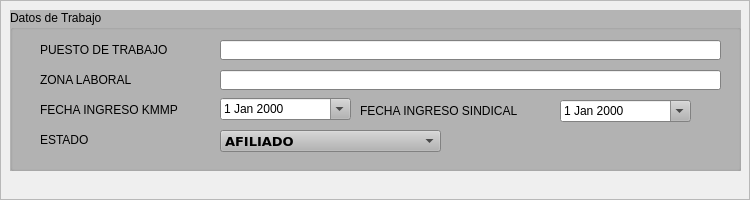
     <widget class="QFrame" name="frame_4">
      <property name="minimumSize">
       <size>
        <width>750</width>
        <height>200</height>
       </size>
      </property>
      <property name="maximumSize">
       <size>
        <width>750</width>
        <height>300</height>
       </size>
      </property>
      <property name="frameShape">
       <enum>QFrame::Shape::StyledPanel</enum>
      </property>
      <property name="frameShadow">
       <enum>QFrame::Shadow::Raised</enum>
      </property>
      <widget class="QGroupBox" name="groupBox_3">
       <property name="geometry">
        <rect>
         <x>10</x>
         <y>10</y>
         <width>731</width>
         <height>161</height>
        </rect>
       </property>
       <property name="palette">
        <palette>
         <active>
          <colorrole role="WindowText">
           <brush brushstyle="SolidPattern">
            <color alpha="255">
             <red>0</red>
             <green>0</green>
             <blue>0</blue>
            </color>
           </brush>
          </colorrole>
          <colorrole role="Button">
           <brush brushstyle="SolidPattern">
            <color alpha="255">
             <red>180</red>
             <green>180</green>
             <blue>180</blue>
            </color>
           </brush>
          </colorrole>
          <colorrole role="Light">
           <brush brushstyle="SolidPattern">
            <color alpha="255">
             <red>255</red>
             <green>255</green>
             <blue>255</blue>
            </color>
           </brush>
          </colorrole>
          <colorrole role="Midlight">
           <brush brushstyle="SolidPattern">
            <color alpha="255">
             <red>217</red>
             <green>217</green>
             <blue>217</blue>
            </color>
           </brush>
          </colorrole>
          <colorrole role="Dark">
           <brush brushstyle="SolidPattern">
            <color alpha="255">
             <red>90</red>
             <green>90</green>
             <blue>90</blue>
            </color>
           </brush>
          </colorrole>
          <colorrole role="Mid">
           <brush brushstyle="SolidPattern">
            <color alpha="255">
             <red>120</red>
             <green>120</green>
             <blue>120</blue>
            </color>
           </brush>
          </colorrole>
          <colorrole role="Text">
           <brush brushstyle="SolidPattern">
            <color alpha="255">
             <red>0</red>
             <green>0</green>
             <blue>0</blue>
            </color>
           </brush>
          </colorrole>
          <colorrole role="BrightText">
           <brush brushstyle="SolidPattern">
            <color alpha="255">
             <red>255</red>
             <green>255</green>
             <blue>255</blue>
            </color>
           </brush>
          </colorrole>
          <colorrole role="ButtonText">
           <brush brushstyle="SolidPattern">
            <color alpha="255">
             <red>0</red>
             <green>0</green>
             <blue>0</blue>
            </color>
           </brush>
          </colorrole>
          <colorrole role="Base">
           <brush brushstyle="SolidPattern">
            <color alpha="255">
             <red>255</red>
             <green>255</green>
             <blue>255</blue>
            </color>
           </brush>
          </colorrole>
          <colorrole role="Window">
           <brush brushstyle="SolidPattern">
            <color alpha="255">
             <red>180</red>
             <green>180</green>
             <blue>180</blue>
            </color>
           </brush>
          </colorrole>
          <colorrole role="Shadow">
           <brush brushstyle="SolidPattern">
            <color alpha="255">
             <red>0</red>
             <green>0</green>
             <blue>0</blue>
            </color>
           </brush>
          </colorrole>
          <colorrole role="AlternateBase">
           <brush brushstyle="SolidPattern">
            <color alpha="255">
             <red>217</red>
             <green>217</green>
             <blue>217</blue>
            </color>
           </brush>
          </colorrole>
          <colorrole role="ToolTipBase">
           <brush brushstyle="SolidPattern">
            <color alpha="255">
             <red>255</red>
             <green>255</green>
             <blue>220</blue>
            </color>
           </brush>
          </colorrole>
          <colorrole role="ToolTipText">
           <brush brushstyle="SolidPattern">
            <color alpha="255">
             <red>0</red>
             <green>0</green>
             <blue>0</blue>
            </color>
           </brush>
          </colorrole>
          <colorrole role="PlaceholderText">
           <brush brushstyle="SolidPattern">
            <color alpha="128">
             <red>0</red>
             <green>0</green>
             <blue>0</blue>
            </color>
           </brush>
          </colorrole>
         </active>
         <inactive>
          <colorrole role="WindowText">
           <brush brushstyle="SolidPattern">
            <color alpha="255">
             <red>0</red>
             <green>0</green>
             <blue>0</blue>
            </color>
           </brush>
          </colorrole>
          <colorrole role="Button">
           <brush brushstyle="SolidPattern">
            <color alpha="255">
             <red>180</red>
             <green>180</green>
             <blue>180</blue>
            </color>
           </brush>
          </colorrole>
          <colorrole role="Light">
           <brush brushstyle="SolidPattern">
            <color alpha="255">
             <red>255</red>
             <green>255</green>
             <blue>255</blue>
            </color>
           </brush>
          </colorrole>
          <colorrole role="Midlight">
           <brush brushstyle="SolidPattern">
            <color alpha="255">
             <red>217</red>
             <green>217</green>
             <blue>217</blue>
            </color>
           </brush>
          </colorrole>
          <colorrole role="Dark">
           <brush brushstyle="SolidPattern">
            <color alpha="255">
             <red>90</red>
             <green>90</green>
             <blue>90</blue>
            </color>
           </brush>
          </colorrole>
          <colorrole role="Mid">
           <brush brushstyle="SolidPattern">
            <color alpha="255">
             <red>120</red>
             <green>120</green>
             <blue>120</blue>
            </color>
           </brush>
          </colorrole>
          <colorrole role="Text">
           <brush brushstyle="SolidPattern">
            <color alpha="255">
             <red>0</red>
             <green>0</green>
             <blue>0</blue>
            </color>
           </brush>
          </colorrole>
          <colorrole role="BrightText">
           <brush brushstyle="SolidPattern">
            <color alpha="255">
             <red>255</red>
             <green>255</green>
             <blue>255</blue>
            </color>
           </brush>
          </colorrole>
          <colorrole role="ButtonText">
           <brush brushstyle="SolidPattern">
            <color alpha="255">
             <red>0</red>
             <green>0</green>
             <blue>0</blue>
            </color>
           </brush>
          </colorrole>
          <colorrole role="Base">
           <brush brushstyle="SolidPattern">
            <color alpha="255">
             <red>255</red>
             <green>255</green>
             <blue>255</blue>
            </color>
           </brush>
          </colorrole>
          <colorrole role="Window">
           <brush brushstyle="SolidPattern">
            <color alpha="255">
             <red>180</red>
             <green>180</green>
             <blue>180</blue>
            </color>
           </brush>
          </colorrole>
          <colorrole role="Shadow">
           <brush brushstyle="SolidPattern">
            <color alpha="255">
             <red>0</red>
             <green>0</green>
             <blue>0</blue>
            </color>
           </brush>
          </colorrole>
          <colorrole role="AlternateBase">
           <brush brushstyle="SolidPattern">
            <color alpha="255">
             <red>217</red>
             <green>217</green>
             <blue>217</blue>
            </color>
           </brush>
          </colorrole>
          <colorrole role="ToolTipBase">
           <brush brushstyle="SolidPattern">
            <color alpha="255">
             <red>255</red>
             <green>255</green>
             <blue>220</blue>
            </color>
           </brush>
          </colorrole>
          <colorrole role="ToolTipText">
           <brush brushstyle="SolidPattern">
            <color alpha="255">
             <red>0</red>
             <green>0</green>
             <blue>0</blue>
            </color>
           </brush>
          </colorrole>
          <colorrole role="PlaceholderText">
           <brush brushstyle="SolidPattern">
            <color alpha="128">
             <red>0</red>
             <green>0</green>
             <blue>0</blue>
            </color>
           </brush>
          </colorrole>
         </inactive>
         <disabled>
          <colorrole role="WindowText">
           <brush brushstyle="SolidPattern">
            <color alpha="255">
             <red>90</red>
             <green>90</green>
             <blue>90</blue>
            </color>
           </brush>
          </colorrole>
          <colorrole role="Button">
           <brush brushstyle="SolidPattern">
            <color alpha="255">
             <red>180</red>
             <green>180</green>
             <blue>180</blue>
            </color>
           </brush>
          </colorrole>
          <colorrole role="Light">
           <brush brushstyle="SolidPattern">
            <color alpha="255">
             <red>255</red>
             <green>255</green>
             <blue>255</blue>
            </color>
           </brush>
          </colorrole>
          <colorrole role="Midlight">
           <brush brushstyle="SolidPattern">
            <color alpha="255">
             <red>217</red>
             <green>217</green>
             <blue>217</blue>
            </color>
           </brush>
          </colorrole>
          <colorrole role="Dark">
           <brush brushstyle="SolidPattern">
            <color alpha="255">
             <red>90</red>
             <green>90</green>
             <blue>90</blue>
            </color>
           </brush>
          </colorrole>
          <colorrole role="Mid">
           <brush brushstyle="SolidPattern">
            <color alpha="255">
             <red>120</red>
             <green>120</green>
             <blue>120</blue>
            </color>
           </brush>
          </colorrole>
          <colorrole role="Text">
           <brush brushstyle="SolidPattern">
            <color alpha="255">
             <red>90</red>
             <green>90</green>
             <blue>90</blue>
            </color>
           </brush>
          </colorrole>
          <colorrole role="BrightText">
           <brush brushstyle="SolidPattern">
            <color alpha="255">
             <red>255</red>
             <green>255</green>
             <blue>255</blue>
            </color>
           </brush>
          </colorrole>
          <colorrole role="ButtonText">
           <brush brushstyle="SolidPattern">
            <color alpha="255">
             <red>90</red>
             <green>90</green>
             <blue>90</blue>
            </color>
           </brush>
          </colorrole>
          <colorrole role="Base">
           <brush brushstyle="SolidPattern">
            <color alpha="255">
             <red>180</red>
             <green>180</green>
             <blue>180</blue>
            </color>
           </brush>
          </colorrole>
          <colorrole role="Window">
           <brush brushstyle="SolidPattern">
            <color alpha="255">
             <red>180</red>
             <green>180</green>
             <blue>180</blue>
            </color>
           </brush>
          </colorrole>
          <colorrole role="Shadow">
           <brush brushstyle="SolidPattern">
            <color alpha="255">
             <red>0</red>
             <green>0</green>
             <blue>0</blue>
            </color>
           </brush>
          </colorrole>
          <colorrole role="AlternateBase">
           <brush brushstyle="SolidPattern">
            <color alpha="255">
             <red>180</red>
             <green>180</green>
             <blue>180</blue>
            </color>
           </brush>
          </colorrole>
          <colorrole role="ToolTipBase">
           <brush brushstyle="SolidPattern">
            <color alpha="255">
             <red>255</red>
             <green>255</green>
             <blue>220</blue>
            </color>
           </brush>
          </colorrole>
          <colorrole role="ToolTipText">
           <brush brushstyle="SolidPattern">
            <color alpha="255">
             <red>0</red>
             <green>0</green>
             <blue>0</blue>
            </color>
           </brush>
          </colorrole>
          <colorrole role="PlaceholderText">
           <brush brushstyle="SolidPattern">
            <color alpha="128">
             <red>0</red>
             <green>0</green>
             <blue>0</blue>
            </color>
           </brush>
          </colorrole>
         </disabled>
        </palette>
       </property>
       <property name="autoFillBackground">
        <bool>true</bool>
       </property>
       <property name="title">
        <string>Datos de Trabajo</string>
       </property>
       <widget class="QLabel" name="label_15">
        <property name="geometry">
         <rect>
          <x>30</x>
          <y>32</y>
          <width>171</width>
          <height>16</height>
         </rect>
        </property>
        <property name="text">
         <string>PUESTO DE TRABAJO</string>
        </property>
       </widget>
       <widget class="QLineEdit" name="lineEdit_8">
        <property name="geometry">
         <rect>
          <x>210</x>
          <y>30</y>
          <width>501</width>
          <height>20</height>
         </rect>
        </property>
        <property name="text">
         <string/>
        </property>
       </widget>
       <widget class="QLabel" name="label_17">
        <property name="geometry">
         <rect>
          <x>30</x>
          <y>92</y>
          <width>171</width>
          <height>16</height>
         </rect>
        </property>
        <property name="text">
         <string>FECHA INGRESO KMMP</string>
        </property>
       </widget>
       <widget class="QLabel" name="label_18">
        <property name="geometry">
         <rect>
          <x>350</x>
          <y>93</y>
          <width>201</width>
          <height>16</height>
         </rect>
        </property>
        <property name="text">
         <string>FECHA INGRESO SINDICAL</string>
        </property>
       </widget>
       <widget class="QLineEdit" name="lineEdit_9">
        <property name="geometry">
         <rect>
          <x>210</x>
          <y>60</y>
          <width>501</width>
          <height>20</height>
         </rect>
        </property>
       </widget>
       <widget class="QLabel" name="label_19">
        <property name="geometry">
         <rect>
          <x>30</x>
          <y>122</y>
          <width>61</width>
          <height>16</height>
         </rect>
        </property>
        <property name="text">
         <string>ESTADO</string>
        </property>
       </widget>
       <widget class="QLabel" name="label_21">
        <property name="geometry">
         <rect>
          <x>30</x>
          <y>62</y>
          <width>171</width>
          <height>16</height>
         </rect>
        </property>
        <property name="text">
         <string>ZONA LABORAL</string>
        </property>
       </widget>
       <widget class="QDateEdit" name="dateEdit_2">
        <property name="geometry">
         <rect>
          <x>210</x>
          <y>88</y>
          <width>131</width>
          <height>22</height>
         </rect>
        </property>
        <property name="calendarPopup">
         <bool>true</bool>
        </property>
       </widget>
       <widget class="QDateEdit" name="dateEdit_3">
        <property name="geometry">
         <rect>
          <x>550</x>
          <y>90</y>
          <width>131</width>
          <height>22</height>
         </rect>
        </property>
        <property name="calendarPopup">
         <bool>true</bool>
        </property>
       </widget>
       <widget class="QComboBox" name="comboBox">
        <property name="geometry">
         <rect>
          <x>210</x>
          <y>120</y>
          <width>221</width>
          <height>22</height>
         </rect>
        </property>
        <property name="font">
         <font>
          <family>Verdana</family>
          <pointsize>10</pointsize>
          <bold>true</bold>
         </font>
        </property>
        <item>
         <property name="text">
          <string>AFILIADO</string>
         </property>
        </item>
        <item>
         <property name="text">
          <string>DESAFILIADO</string>
         </property>
        </item>
        <item>
         <property name="text">
          <string>SUSPENSION PERFECTA</string>
         </property>
        </item>
        <item>
         <property name="text">
          <string>CESADO</string>
         </property>
        </item>
        <item>
         <property name="text">
          <string>PROCESO JUICIO</string>
         </property>
        </item>
       </widget>
      </widget>
     </widget>
